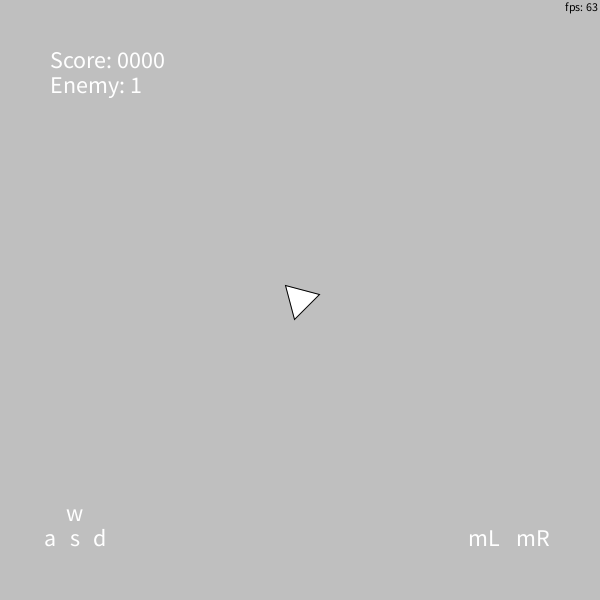
Frame 1 (no input)
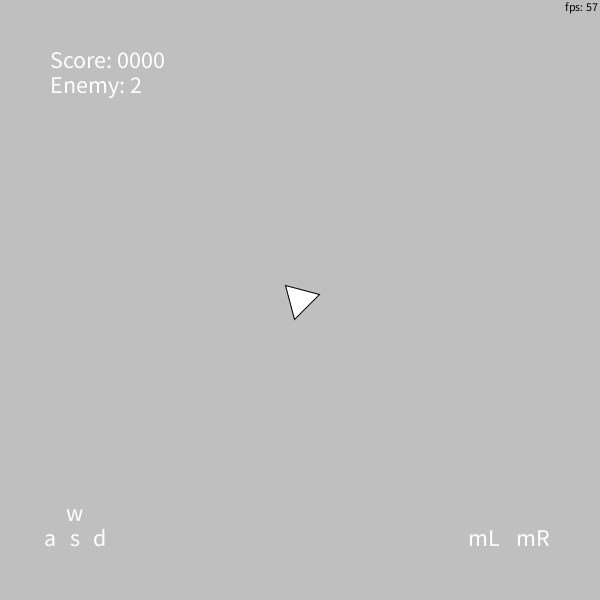
Frame 60 (the mouse pressed at the canvas centre just before this capture)
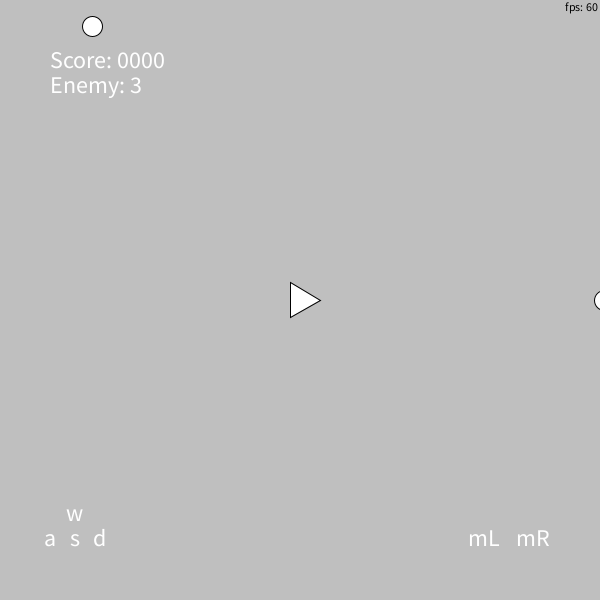
Frame 120 (the mouse held since frame 60 and released just before this capture)

The Processing sketch that drew these frames (run headless with seeded random() and noise(); from frame 60 on, the mouse is pressed at the canvas centre):

// Processing sketch: simple_game
// ── simple_game.pde
public void settings() {
  size(600, 600);
}

Im im;
ArrayList<Bullets> bullets = new ArrayList<Bullets>();
ArrayList<Enemy> enemy = new ArrayList<Enemy>();
int time1, time2, time3;
int interval1 = 1000;
int interval2 = 1000;
int interval3 = 200;
int score = 0;
boolean over = false;

public void gameOver() {
  over = true;
  im.fill = 0;
  for (int i = enemy.size() - 1; i >= 0; i--) {
    enemy.get(i).speed = 0;
  }
  for (int i = bullets.size() - 1; i >= 0; i--) {
    bullets.get(i).vel = new PVector(0, 0);
  }

  textAlign(CENTER);
  textSize(50);
  fill(0);
  text("Game Over", width / 2, height / 2);
  textSize(18);
  text("mR to restart", width / 2, height / 2 + 30);
}

public void gameStart() {
  over = false;
  score = 0;
  bullets.clear();
  enemy.clear();
  im.pos = new PVector(width / 2, height / 2);
}

public void setup() {
  //smooth();
  im = new Im(new PVector(width / 2, height / 2));
  enemy.add(new Enemy(new PVector(width / 2, height / 2), 0));
  time1 = millis();
  time2 = millis();
  time3 = millis();
}

public void draw() {
  background(255 * 0.75F);

  textAlign(RIGHT, TOP);
  fill(0);
  textSize(12);
  text("fps: " + round(frameRate), width - 2, 2);

  textAlign(RIGHT, BOTTOM);
  fill(255);
  textSize(24);
  text("mL", width - 100, height - 50);
  text("mR", width - 50, height - 50);


  //textAlign(LEFT, BOTTOM);
  textAlign(CENTER, BOTTOM);
  text("w", 75, height - 75);
  text("a", 50, height - 50);
  text("s", 75, height - 50);
  text("d", 100, height - 50);

  textAlign(LEFT, TOP);
  text("Enemy: " + enemy.size(), 50, 75);
  text("Score: " + String.format("%04d", score), 50, 50);
  //text("Bullets: " + bullets.size(), 50, 100);
  //text("Interval: " + interval1, 50, 125);

  im.move();
  im.display();

  boolean dlta = false;
  for (int i = enemy.size() - 1; i >= 0; i--) {
    enemy.get(i).move();
    if (enemy.get(i).dead) {
      score += 1;
      enemy.remove(i);
      continue;
    }
    enemy.get(i).display();
    boolean hit1 = enemy.get(i).polyCircle(im.vert);
    dlta |= hit1;
  }
  if (dlta) {
    gameOver();
  } else {
    im.fill = 255;
  }

  for (int i = bullets.size() - 1; i >= 0; i--) {
    bullets.get(i).move();
    bullets.get(i).checkCollision(enemy);
    if (bullets.get(i).dead) {
      bullets.remove(i);
      continue;
    }
    bullets.get(i).display();
  }

  if (mousePressed & !over) {
    if (mouseButton == LEFT & millis() > time3 + interval3) {
      fill(0);
      textAlign(RIGHT, BOTTOM);
      text("mL", width - 100, height - 50);
      bullets.add(new Bullets(new PVector(im.pos.x, im.pos.y), atan2(mouseY - im.pos.y, mouseX - im.pos.x)));
      time3 = millis();
    }

    //            if (mouseButton == RIGHT) {
    //                enemy.add(new Enemy(new PVector(width / 2, height / 2), random(2 * PI)));
    //            }
  }

  if (millis() > time1 + interval1 & !over) {
    enemy.add(new Enemy(new PVector(width / 2, height / 2), random(2 * PI)));
    time1 = millis();
  }
  if (millis() > time2 + interval2 & !over) {
    interval1 = constrain(interval1 -= 25, 300, 2000);
    time2 = millis();
  }
}

public void mousePressed() {
  fill(0);
  textAlign(RIGHT, BOTTOM);
  textSize(24);
  if (mouseButton == LEFT & !over) {
    time3 = millis();
    bullets.add(new Bullets(new PVector(im.pos.x, im.pos.y), atan2(mouseY - im.pos.y, mouseX - im.pos.x)));
    text("mL", width - 100, height - 50);
  }
  //        if (mouseButton == RIGHT) {
  //            enemy.add(new Enemy(new PVector(width / 2, height / 2), random(2 * PI)));
  //             text("mR", width - 50, height - 50);
  //        }
  if (mouseButton == RIGHT & over) {
    text("mR", width - 50, height - 50);
    gameStart();
  }
}

class Bullets {
  PVector pos;
  PVector vel;
  float speed = 10;
  float ang;
  int rad = 5;
  boolean dead = false;

  Bullets(PVector pos, float ang) {

    this.pos = pos;
    this.ang = ang;
    vel = new PVector(
      cos(ang), 
      sin(ang)
      ).mult(speed);
  }

  void checkCollision(ArrayList<Enemy> enemy) {
    for (int i = enemy.size() - 1; i >= 0; i--) {
      float distanceVect = PVector.sub(pos, enemy.get(i).pos).mag();
      float minDistance = rad / 2 + enemy.get(i).size / 2;
      if (distanceVect <= minDistance) {
        enemy.get(i).dead = true;
        dead = true;
        break;
      }
    }
  }

  void move() {

    //            if (pos.x <= 0 || pos.x >= width) {
    //                vel.x *= -1;
    //            }
    //            if (pos.y <= 0 || pos.y >= height) {
    //                vel.y *= -1;
    //            }
    pos.add(vel);
    if (pos.x < 0 || pos.x > width || pos.y < 0 || pos.y > height) {
      dead = true;
    }
  }

  void display() {
    fill(255);
    ellipse(pos.x, pos.y, rad, rad);
  }
}

public void keyPressed() {
  if (key == 'w' || key == 'ц') im.up = true;
  if (key == 'a' || key == 'ф') im.left = true;
  if (key == 's' || key == 'ы') im.down = true;
  if (key == 'd' || key == 'в') im.right = true;
}

public void keyReleased() {
  if (key == 'w' || key == 'ц') im.up = false;
  if (key == 'a' || key == 'ф') im.left = false;
  if (key == 's' || key == 'ы') im.down = false;
  if (key == 'd' || key == 'в') im.right = false;
}

class Im {
  PVector pos;
  float ang;
  boolean dead = false;
  boolean up, down, left, right;
  int rad = 20;
  int fill = 255;
  int speed = 3;
  PVector[] vert = new PVector[3];

  Im(PVector pos) {
    this.pos = pos;
  }

  void move() {
    fill(0);
    textAlign(CENTER, BOTTOM);
    if (!over) {
      if (up) {
        pos.y -= speed;
        text("w", 75, height - 75);
      }
      if (left) {
        pos.x -= speed;
        text("a", 50, height - 50);
      }
      if (down) {
        pos.y += speed;
        text("s", 75, height - 50);
      }
      if (right) {
        pos.x += speed;
        text("d", 100, height - 50);
      }
    }


    if (pos.x < -rad) pos.x = width + rad;
    if (pos.x > width + rad) pos.x = -rad;
    if (pos.y < -rad) pos.y = height + rad;
    if (pos.y > height + rad) pos.y = -rad;

    if (!over) {
      ang = atan2(mouseY - pos.y, mouseX - pos.x);
    }
  }

  void my_triangle(PVector pos0, float rad, float fi) {
    float angl = 0;
    for (int i = 0; i < 3; i++) {
      vert[i] = new PVector(
        rad * cos(fi + angl) + pos0.x, 
        rad * sin(fi + angl) + pos0.y
        );
      angl += 2 * PI / 3;
    }
    triangle(vert[0].x, vert[0].y, vert[1].x, vert[1].y, vert[2].x, vert[2].y);
  }

  void display() {
    fill(fill);
    my_triangle(pos, rad, ang);
  }
}

class Enemy {
  PVector pos0;
  PVector pos;
  PVector vel;
  float ang;
  boolean dead = false;
  int size = 20;
  float rad = width/2*sqrt(2);
  //float speed = PI / 90;
  float speed = 1;

  Enemy(PVector pos0, float ang) {
    this.pos0 = pos0;
    this.ang = ang;
    pos = new PVector(
      pos0.x + cos(ang) * rad, 
      pos0.y + sin(ang) * rad
      );
  }

  void move() {
    //ang = (ang + speed) % (PI * 2)
    pos.sub(new PVector(
      cos(atan2(pos.y - im.pos.y, pos.x - im.pos.x)), 
      sin(atan2(pos.y - im.pos.y, pos.x - im.pos.x))
      ).mult(speed));

    //            if (pos.x < -rad) pos.x = width + rad;
    //            if (pos.x > width + rad) pos.x = -rad;
    //            if (pos.y < -rad) pos.y = height + rad;
    //            if (pos.y > height + rad) pos.y = -rad;
  }

  boolean polyCircle(PVector[] vertices) {
    int next;
    for (int current = 0; current < vertices.length; current++) {
      next = current + 1;
      if (next == vertices.length) next = 0;
      PVector vc = vertices[current];
      PVector vn = vertices[next];
      boolean collision = lineCircle(vc, vn, pos, size / 2);
      if (collision) return true;
    }
    //return polygonPoint(vertices,enemy);
    return false;
  }

  //    boolean polygonPoint(PVector[] vertices) {
  //        boolean collision = false;
  //        int next;
  //        for (int current = 0; current < vertices.length; current++) {
  //            next = current + 1;
  //            if (next == vertices.length) next = 0;
  //            PVector vc = vertices[current];    // c for "current"
  //            PVector vn = vertices[next];       // n for "next"
  //            if (((vc.y > pos.y && vn.y < pos.y) || (vc.y < pos.y && vn.y > pos.y)) &&
  //                    (pos.x < (vn.x - vc.x) * (pos.y - vc.y) / (vn.y - vc.y) + vc.x)) {
  //                collision = !collision;
  //            }
  //        }
  //        return collision;
  //    }

  boolean lineCircle(PVector vc, PVector vn, PVector c, float r) {
    boolean inside1 = vc.dist(c) <= r;
    boolean inside2 = vn.dist(c) <= r;
    if (inside1 || inside2) return true;
    float len = vc.dist(vn);
    float dot = PVector.sub(c, vc).dot(PVector.sub(vn, vc)) / pow(len, 2);
    PVector closest = PVector.sub(vn, vc).mult(dot).add(vc);
    boolean onSegment = linePoint(vc, vn, closest);
    if (!onSegment) return false;
    return closest.dist(c) <= r;
  }

  boolean linePoint(PVector vc, PVector vn, PVector closest) {
    float d1 = closest.dist(vc);
    float d2 = closest.dist(vn);
    float lineLen = vc.dist(vn);
    float buffer = 0.2F;
    return d1 + d2 >= lineLen - buffer && d1 + d2 <= lineLen + buffer;
  }

  void display() {
    fill(255);
    ellipse(pos.x, pos.y, size, size);
  }
}
